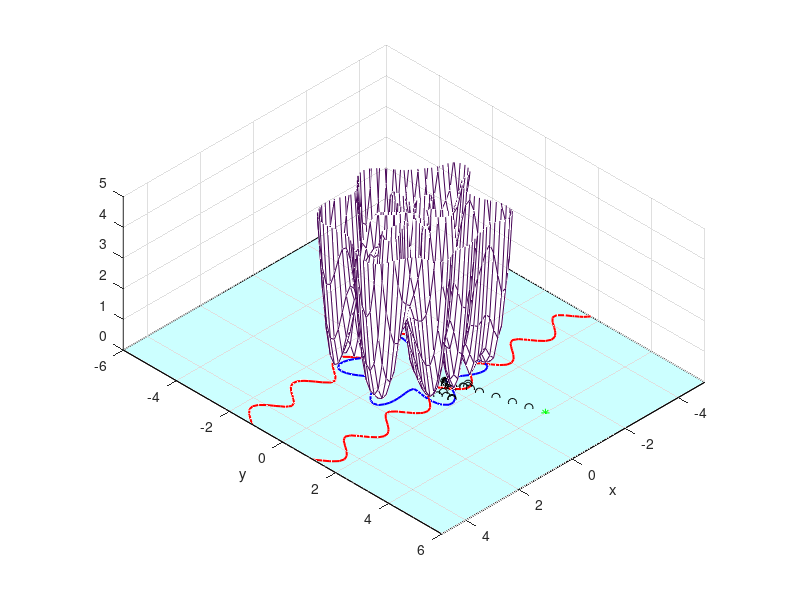

Here is the MATLAB script that generated this plot:

% Greiciausio nusileidimo metodas

function pagrindine
clc,close all
scrsz = get(0,'ScreenSize')

x=[-5:0.15:5];y=[-6:0.15:6];
Z=pavirsius(@target,x,y);
fig1=figure(1);set(fig1,'Position',[50 scrsz(4)/1.8 scrsz(3)/3 scrsz(4)/3]);
hold on,grid on,axis equal,axis([min(x) max(x) min(y) max(y) 0 5]);view([1 1 1]);xlabel('x'),ylabel('y');
mesh(x,y,Z(:,:,1)','FaceAlpha',0.2);contour(x,y,Z(:,:,1)',[0 0],'LineWidth',1.5);

Zf=pavirsius(@f,x,y);
contour(x,y,Zf(:,:,1)',[0 0],'LineWidth',1.5,'LineColor','r');
contour(x,y,Zf(:,:,2)',[0 0],'LineWidth',1.5,'LineColor','b');

xx=axis;
fill([xx(1),xx(1),xx(2),xx(2)],[xx(3),xx(4),xx(4),xx(3)],'c','FaceAlpha',0.2);

eps=1e-5
step0=0.5;step=step0;
itmax=30  % kiek kartu galima keisti krypti
% x=[6;4];  % patenka i lokalu minimuma
x=[-1;4];  
% x=[-2;4];
% x=[-1;-4];

plot3(x(1),x(2),0,'g*'); 
pause
for iii=1:itmax
    
    grad=gradient(x);   
    fff=target(x);
    for j=1:30  % ejimas pagal mazejimo krypti
        deltax=grad/norm(grad)*step; 
        x=x-deltax';
            % vizualizavimas:
            plot3(x(1),x(2),0,'ro');
            h = findobj(gca,'Type','line');
            pause(0.01);delete(h(1));    
            plot3(x(1),x(2),0,'ko');
        fff1=target(x);
        if fff1 > fff, x=x+deltax'; step=step/10; else, fff=fff1;end   
    end
    step=step0;


    tikslumas=norm(fff);
    fprintf(1,'\n kryptis %d  tikslumas %g',iii,tikslumas);
    if tikslumas < eps,         fprintf(1,'\n sprendinys x =');fprintf(1,'  %g',x); plot3(x(1),x(2),0,'rp'); break;
    elseif iii == itmax,fprintf(1,'\n ****tikslumas nepasiektas. Paskutinis artinys x =');fprintf(1,'  %g',x); plot3(x(1),x(2),0,'gp'); break;
    end
    
end


    return
end

%   Lygciu sistemos funkcija 
    function fff=f(x)
          fff=[sin(4*x(1))+x(2)^2-2;
           x(1)^2+x(2)^2-(0.5*sin(6*atan(x(2)/x(1)))+1.5)^2];
    return
    end
    
%  Jakobio matrica
    function dfff=df(x)
        dfff=[4*cos(4*x(1)), 2*x(2);
              2*x(1)-2*(0.5*sin(6*atan(x(2)/x(1)))+1.5)*0.5*cos(6*atan(x(2)/x(1)))*6*1/(1+(x(2)/x(1))^2)*(-x(2)/x(1)^2),...
              2*x(2)-2*(0.5*sin(6*atan(x(2)/x(1)))+1.5)*0.5*cos(6*atan(x(2)/x(1)))*6*1/(1+(x(2)/x(1))^2)*(-1/x(1))];
    return
    end
    
%     Tikslo funkcija
    function rez=target(x)
    rez=f(x)'*f(x)/2;
    return
    end
    
    % Gradientas
    function rez=gradient(x)
    rez=f(x)'*df(x);
    return
    end
    
    function ZZ=pavirsius(funk,x,y)
    for i=1:length(x)
        for j=1:length(y)
            aa=funk([x(i),y(j)]); n=length(aa);
            for iii=1:n,  ZZ(i,j,iii)=aa(iii); end
        end
    end
        
    return
    end